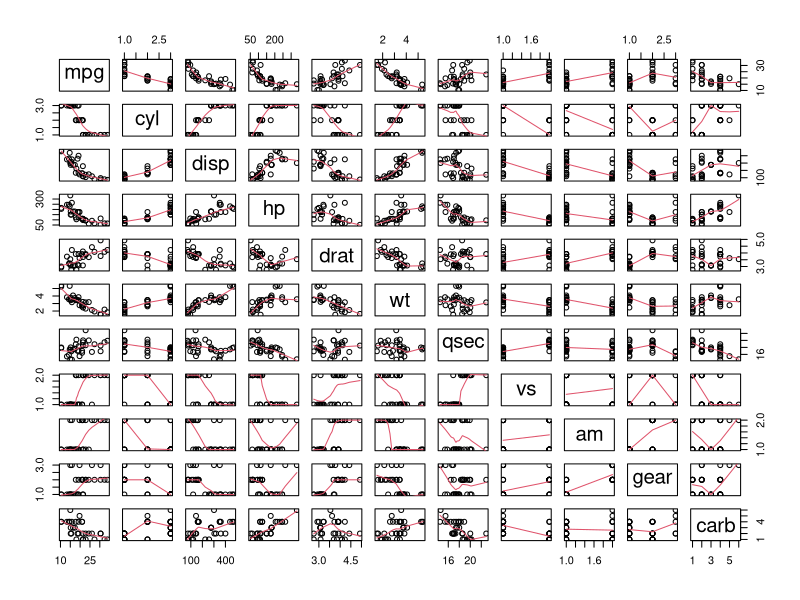
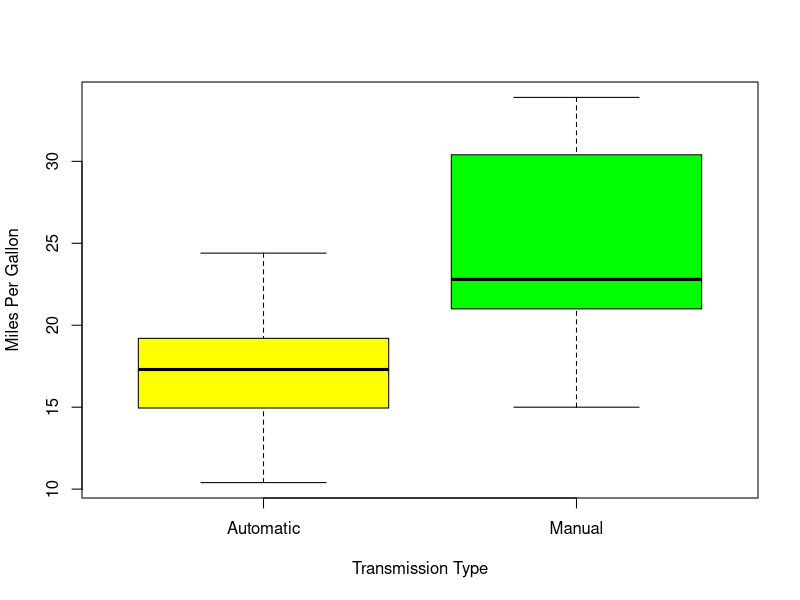
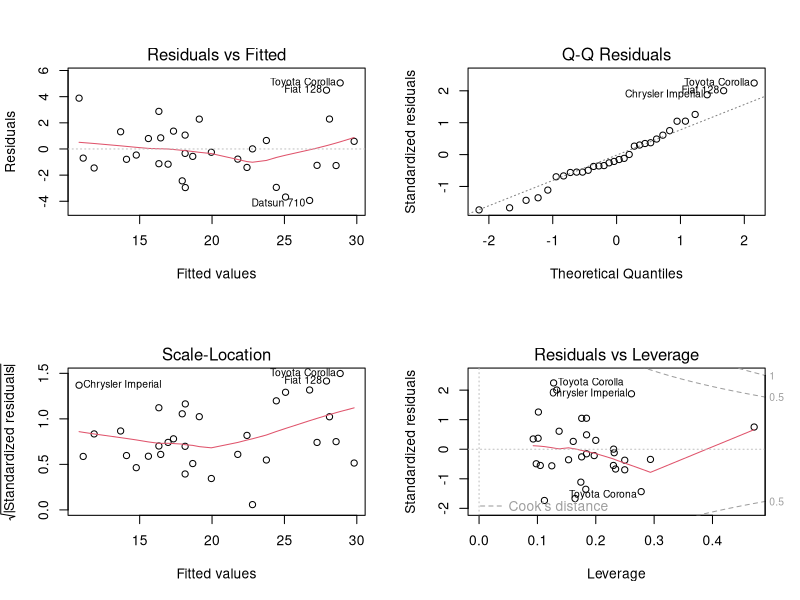
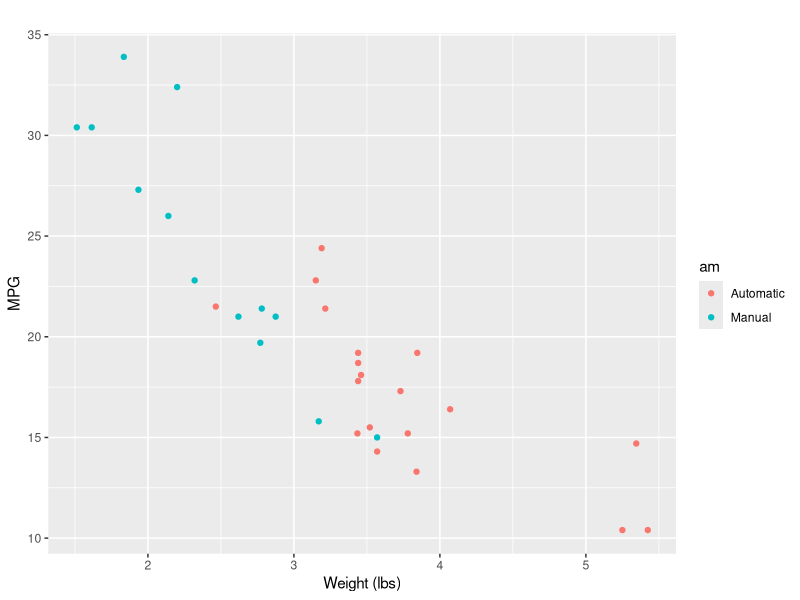

Write R code to recreate these figures, in order.
## ---- chunk 1
mtcars$cyl  <- factor(mtcars$cyl)
mtcars$vs   <- factor(mtcars$vs)
mtcars$gear <- factor(mtcars$gear)
mtcars$carb <- factor(mtcars$carb)
mtcars$am   <- factor(mtcars$am,labels=c("Automatic","Manual"))
## ---- chunk 2
test<- t.test(mpg ~ am, data = mtcars)
test$p.value
test$estimate
## ---- chunk 3
firstmodel <- lm(mpg ~ ., data = mtcars)
bestmodel <- step(firstmodel, direction = "both") 
## ---- chunk 4
summary(bestmodel)
## ---- chunk 5
basemodel <- lm(mpg ~ am, data = mtcars)
anova(basemodel, bestmodel)
## ---- chunk 6
leverage <- hatvalues(bestmodel)
tail(sort(leverage),3)
## ---- chunk 7
influential <- dfbetas(bestmodel)
tail(sort(influential[,6]),3)
## ---- chunk 8
pairs(mpg ~ ., panel=panel.smooth, data = mtcars)
## ---- chunk 9
boxplot(mpg ~ am, data = mtcars, col = (c("yellow","green")), ylab = "Miles Per Gallon", xlab = "Transmission Type")
## ---- chunk 10
par(mfrow=c(2, 2))
plot(bestmodel)
## ---- chunk 11
library(ggplot2)
ggplot(mtcars, aes(x=wt, y=mpg, group=am, color=am, height=2, width=2)) + geom_point() +  
scale_colour_discrete(labels=c("Automatic", "Manual")) + 
xlab("Weight (lbs)") + ylab("MPG") + ggtitle("")
